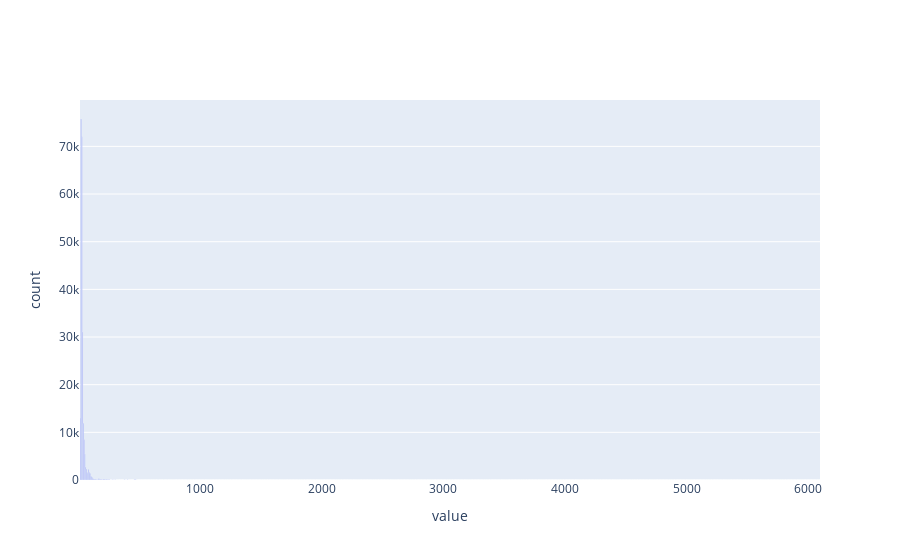

The code cell stored with this chart in its notebook:
### Markdown cell above
Its is numerical column lets check Distribution

### Code cell
df1['URLLength'].hist(bins=1000)

### Figure 1 — Plotly figure (JSON) as saved in the notebook; plotly's stock layout.template omitted (floating-point values rounded to 4 significant figures; data arrays with more than 128 entries replaced by an {"elided": "..."} marker saying what was removed)
{"data": [{"hovertemplate": "variable=URLLength<br>value=%{text}<br>count=%{y}", "name": "URLLength", "text": {"elided": "1000 str values"}, "type": "bar", "x": {"elided": "1000 float values"}, "y": {"elided": "1000 int values"}}], "layout": {"barmode": "stack", "xaxis": {"title": {"text": "value"}}, "yaxis": {"title": {"text": "count"}}}}
